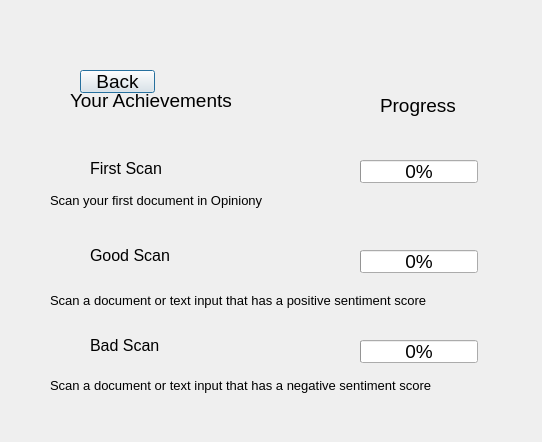
<?xml version="1.0" encoding="UTF-8"?>
<ui version="4.0">
 <class>Dialog</class>
 <widget class="QDialog" name="Dialog">
  <property name="geometry">
   <rect>
    <x>0</x>
    <y>0</y>
    <width>542</width>
    <height>442</height>
   </rect>
  </property>
  <property name="font">
   <font>
    <pointsize>14</pointsize>
   </font>
  </property>
  <property name="windowTitle">
   <string>Dialog</string>
  </property>
  <widget class="QLabel" name="label">
   <property name="geometry">
    <rect>
     <x>70</x>
     <y>80</y>
     <width>171</width>
     <height>41</height>
    </rect>
   </property>
   <property name="text">
    <string>Your Achievements</string>
   </property>
  </widget>
  <widget class="QLabel" name="label_4">
   <property name="geometry">
    <rect>
     <x>90</x>
     <y>160</y>
     <width>91</width>
     <height>16</height>
    </rect>
   </property>
   <property name="font">
    <font>
     <pointsize>12</pointsize>
    </font>
   </property>
   <property name="text">
    <string>First Scan</string>
   </property>
  </widget>
  <widget class="QLabel" name="label_5">
   <property name="geometry">
    <rect>
     <x>90</x>
     <y>240</y>
     <width>111</width>
     <height>31</height>
    </rect>
   </property>
   <property name="font">
    <font>
     <pointsize>12</pointsize>
    </font>
   </property>
   <property name="text">
    <string>Good Scan</string>
   </property>
  </widget>
  <widget class="QLabel" name="label_2">
   <property name="geometry">
    <rect>
     <x>380</x>
     <y>90</y>
     <width>81</width>
     <height>31</height>
    </rect>
   </property>
   <property name="text">
    <string>Progress</string>
   </property>
  </widget>
  <widget class="QLabel" name="label_3">
   <property name="geometry">
    <rect>
     <x>90</x>
     <y>330</y>
     <width>101</width>
     <height>31</height>
    </rect>
   </property>
   <property name="font">
    <font>
     <pointsize>12</pointsize>
    </font>
   </property>
   <property name="text">
    <string>Bad Scan</string>
   </property>
  </widget>
  <widget class="QProgressBar" name="progressBar">
   <property name="geometry">
    <rect>
     <x>360</x>
     <y>160</y>
     <width>118</width>
     <height>23</height>
    </rect>
   </property>
   <property name="maximum">
    <number>1</number>
   </property>
   <property name="value">
    <number>0</number>
   </property>
  </widget>
  <widget class="QProgressBar" name="progressBar_2">
   <property name="geometry">
    <rect>
     <x>360</x>
     <y>250</y>
     <width>118</width>
     <height>23</height>
    </rect>
   </property>
   <property name="maximum">
    <number>1</number>
   </property>
   <property name="value">
    <number>0</number>
   </property>
  </widget>
  <widget class="QLabel" name="label_6">
   <property name="geometry">
    <rect>
     <x>50</x>
     <y>190</y>
     <width>221</width>
     <height>21</height>
    </rect>
   </property>
   <property name="font">
    <font>
     <pointsize>10</pointsize>
    </font>
   </property>
   <property name="text">
    <string>Scan your first document in Opiniony</string>
   </property>
  </widget>
  <widget class="QLabel" name="label_7">
   <property name="geometry">
    <rect>
     <x>50</x>
     <y>280</y>
     <width>391</width>
     <height>41</height>
    </rect>
   </property>
   <property name="font">
    <font>
     <pointsize>10</pointsize>
    </font>
   </property>
   <property name="text">
    <string>Scan a document or text input that has a positive sentiment score</string>
   </property>
  </widget>
  <widget class="QLabel" name="label_8">
   <property name="geometry">
    <rect>
     <x>50</x>
     <y>370</y>
     <width>401</width>
     <height>31</height>
    </rect>
   </property>
   <property name="font">
    <font>
     <pointsize>10</pointsize>
    </font>
   </property>
   <property name="text">
    <string>Scan a document or text input that has a negative sentiment score</string>
   </property>
  </widget>
  <widget class="QProgressBar" name="progressBar_3">
   <property name="geometry">
    <rect>
     <x>360</x>
     <y>340</y>
     <width>118</width>
     <height>23</height>
    </rect>
   </property>
   <property name="maximum">
    <number>1</number>
   </property>
   <property name="value">
    <number>0</number>
   </property>
  </widget>
  <widget class="QPushButton" name="pushButton">
   <property name="geometry">
    <rect>
     <x>80</x>
     <y>70</y>
     <width>75</width>
     <height>23</height>
    </rect>
   </property>
   <property name="text">
    <string>Back</string>
   </property>
  </widget>
 </widget>
 <resources/>
 <connections/>
</ui>
